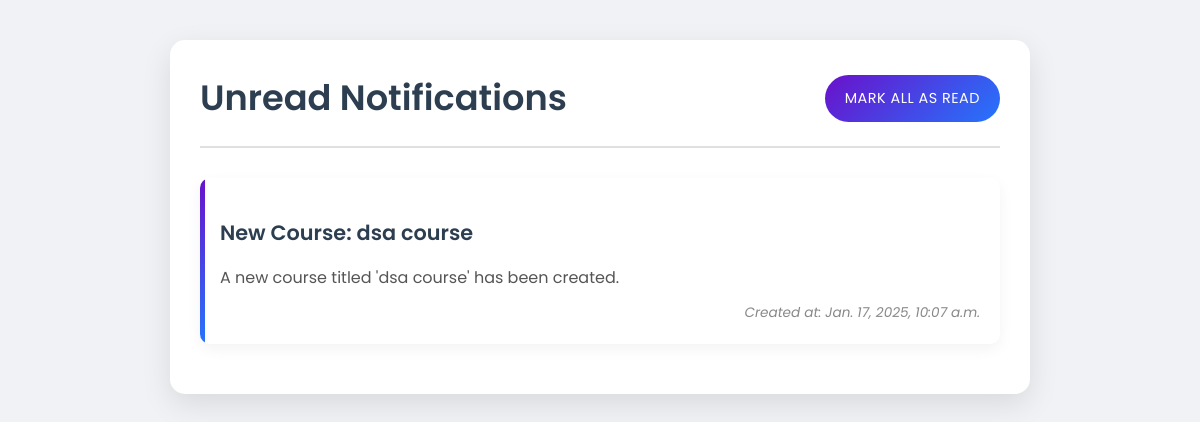
The app's page /dashboard/notifications/3/ (signed in) with its own data.
### dashboards/models.py (models this page shows, shortened)
class Notification(models.Model):
    title = models.CharField(max_length=255)  # Title of the notification
    message = models.TextField()  # Detailed notification message
    recipients = models.ManyToManyField('authentication.User', related_name='notifications')  # Users receiving the notification
    created_at = models.DateTimeField(auto_now_add=True)  # Timestamp for when the notification was created
    is_read = models.BooleanField(default=False)  # Status of whether the notification has been read or not

### dashboards/views.py (the view)
# urls.py: path('notifications/<int:user_id>/', views.notifications_view, name='notifications'),  # User-specific notifications
@login_required_custom
def notifications_view(request,user_id):
    employee = get_object_or_404(User, id=user_id)
    notifications = Notification.objects.filter(recipients=employee, is_read=False).order_by('-created_at')   # Unread notifications for the user
    return render(request, 'dashboards/notifications.html', {'notifications': notifications,'user_id':user_id})

### dashboards/templates/dashboards/notifications.html (shortened to what this page needs)
<!DOCTYPE html>
{% load static %}
<html lang="en">
<head>
    <link rel="stylesheet" href="{% static 'css/notifications.css' %}?v=1.0">
</head>
<body>
    <div class="container">
        <header>
            <h1>Unread Notifications</h1>
            <a href="{% url 'mark_all_as_read' user_id %}" class="mark-all-btn">Mark All as Read</a>
        </header>
        <main>
            {% if notifications %}
                {% for notification in notifications %}
                    <div class="notification-card">
                        <h2>{{ notification.title }}</h2>
                        <p>{{ notification.message }}</p>
                        <small>Created at: {{ notification.created_at }}</small>
                    </div>
                {% endfor %}
            {% else %}
                <p class="no-notifications">You have no unread notifications.</p>
            {% endif %}
        </main>
    </div>
</body>
</html>

### dashboards/static/css/notifications.css (style rules this page uses)
body { font-family: 'Poppins', sans-serif; background-color: #f0f2f5; margin: 0; padding: 0; color: #333; line-height: 1.6; }
.container { max-width: 800px; margin: 40px auto; background: #fff; box-shadow: 0 10px 30px rgba(0, 0, 0, 0.1); border-radius: 15px; overflow: hidden; padding: 30px; transition: transform 0.3s ease; }
header { display: flex; justify-content: space-between; align-items: center; border-bottom: 2px solid #e0e0e0; padding-bottom: 20px; margin-bottom: 30px; }
header h1 { font-size: 2.2em; color: #2c3e50; font-weight: 600; margin: 0; }
.mark-all-btn { background: linear-gradient(135deg, #6a11cb 0%, #2575fc 100%); color: #fff; text-decoration: none; padding: 12px 20px; font-size: 0.9em; border-radius: 25px; transition: all 0.3s ease; font-weight: 400; letter-spacing: 0.5px; text-transform: uppercase; }
.notification-card { border: none; border-radius: 10px; padding: 20px; margin-bottom: 20px; background: #fff; box-shadow: 0 5px 15px rgba(0, 0, 0, 0.05); transition: all 0.3s ease; position: relative; overflow: hidden; }
.notification-card::before { content: ''; position: absolute; top: 0; left: 0; width: 5px; height: 100%; background: linear-gradient(to bottom, #6a11cb, #2575fc); }
.notification-card h2 { font-size: 1.3em; margin-bottom: 10px; color: #2c3e50; font-weight: 600; }
.notification-card p { font-size: 1em; color: #555; margin-bottom: 12px; line-height: 1.6; }
.notification-card small { font-size: 0.85em; color: #888; display: block; text-align: right; font-style: italic; }

### records on screen
Notification: title "New Course: dsa course", message "A new course titled 'dsa course' has been created.", created_at "Jan. 17, 2025, 10:07 a.m."
